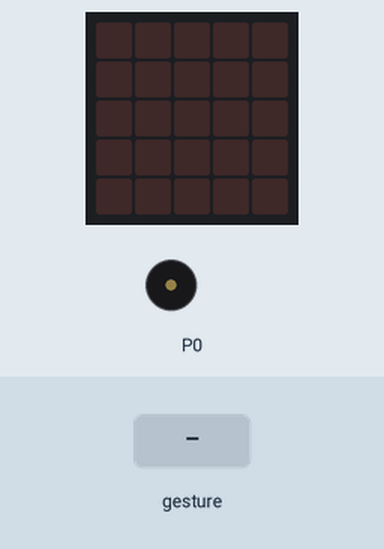
A program run on a simulated BBC micro:bit (MakeCode). Shown: the board's 5×5 LED display, buzzer (waves = sounding). The inputs (shaded band) are chosen by the test bench. A tilt is held for 1.5 s and a shake lasts 1 s, then the board lies face up again.

Above: at 1.2 s.
1.3 s: gesture 'shake'
At 1.88 s:
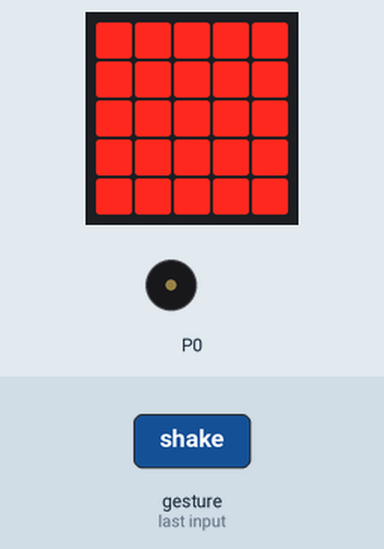
At 2.4 s:
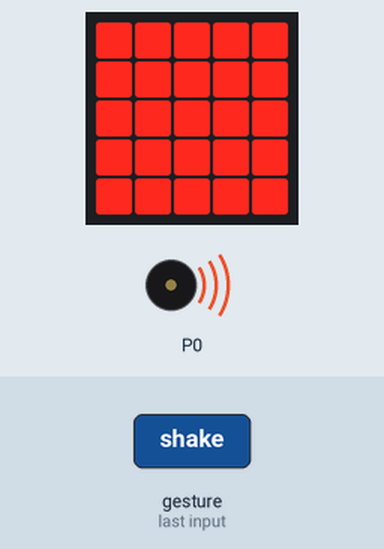
Timing chart, 0 to 7.6 s (numbered marks = the images above; inputs shaded):
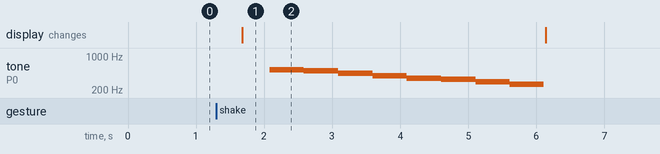

The program:

main.ts
```typescript
basic.forever(function () {
    if (input.isGesture(Gesture.Shake)) {
        basic.showLeds(`
            # # # # #
            # # # # #
            # # # # #
            # # # # #
            # # # # #
            `)
        music.playMelody("C5 B A G F E D C ", 0)
    } else {
        basic.showLeds(`
            . . . . .
            . . . . .
            . . . . .
            . . . . .
            . . . . .
            `)
    }
})
```

test.ts
```typescript
// tests gaan hier; deze zal niet worden gecompileerd wanneer dit pakket wordt gebruikt als extensie.
```

Measured:
- after the input at 1.3 s, tone on P0: plays 523 Hz for 0.51 s, 494 Hz for 0.51 s, 440 Hz for 0.51 s, 392 Hz for 0.51 s, 349 Hz for 0.51 s, 330 Hz for 0.51 s … (8 notes in this stretch), starting after 0.78 s; the display: changes after 0.38 s (image 1)
